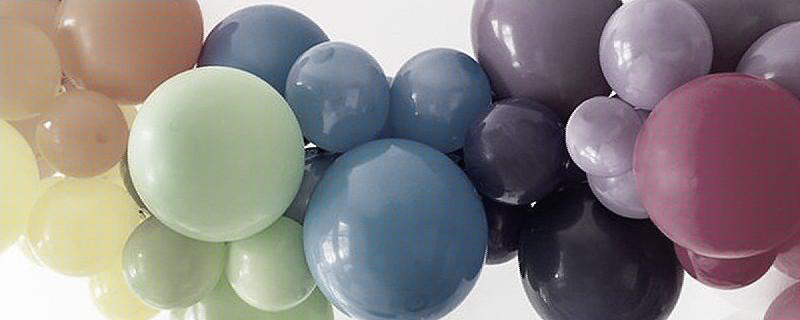
#> input picture tests/balloons.bw.jpg, 800 x 320 px
$ python imsort.py ../tests/balloons.bw.jpg
#> lines starting #> are read from the running program, lines starting #| are printed output that depends on the picture
import argparse
from PIL import Image
import numpy as np

## Keys ##
class Keys(object):
    overall = lambda x: (int(x[0]) + int(x[1]) + int(x[2]))
    red = lambda x: (int(x[0]))
    green = lambda x: (int(x[1]))
    blue = lambda x: (int(x[2]))
    avg = lambda x: (int(x[0]) + int(x[1]) + int(x[2])) / 3
    lum = lambda x: round(int(x[0]) * 299 / 1000 + int(x[1]) * 587 / 1000 + int(x[2]) * 114 / 1000)


def avg(li):
    output = 0
    for i in li:
        x = i
        output += round(int(x[0]) * 299 / 1000 + int(x[1]) * 587 / 1000 + int(x[2]) * 114 / 1000)
    return output / len(li)

def write(im, name, imname):
    arr = np.array(im, dtype=np.uint8)
    im2 = Image.fromarray(arr)

    im2.save(imname[0] + name + imname[len(imname) - 1])

def csort(inp):
    return sorted(inp, key=Keys.lum)

def clsort(img):
    output = []
    # for row in img:
    return sorted(img, key=lambda x: (avg(x)))

# def


## Create an args parser ##
parser = argparse.ArgumentParser()
parser.add_argument("img", help="Path to desired image")
args = parser.parse_args()

## Load the image ##
try:
    im = Image.open(args.img)
#> im is the input picture: PIL image 800x320 RGB; mean R, G, B 137.4, 130.9, 130.8
except FileNotFoundError:
    print("Invalid file")
    exit(1)
print(f"Loaded {args.img}")

## Build colour map ##
raw_im = np.asarray(im)

# [12 lines of commented-out code are left out]
sr_im = []

for i, row in enumerate(raw_im):
    # sr_cl = []

    sr_im.append(csort(row))
#> after the loop, sr_im = 320 items

    # [28 lines of commented-out code are left out]

sr_im = clsort(sr_im)

## Output image ##
imname = args.img.split(".")

write(sr_im, ".sr.", imname)
#> in write, `arr = np.array(im, dtype=np.uint8)`:
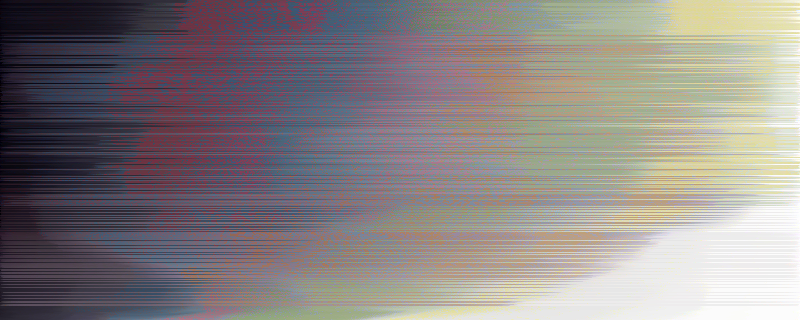
#> arr: shape (320, 800, 3); mean of channels 0, 1, 2 137.4, 130.9, 130.8; drawn as R, G, B

$ run again, on tests/balloons.sr.jpg
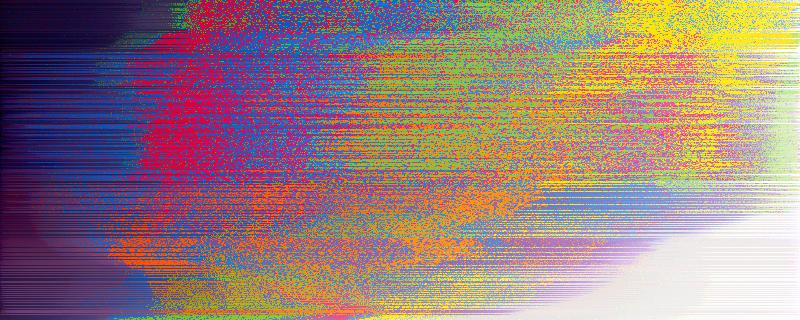
#> input picture tests/balloons.sr.jpg, 800 x 320 px
#> im is the input picture: PIL image 800x320 RGB; mean R, G, B 150.8, 125.2, 124.4
#> after the loop `for i, row in enumerate(raw_im):`: sr_im = 320 items
#> in write, `arr = np.array(im, dtype=np.uint8)`:
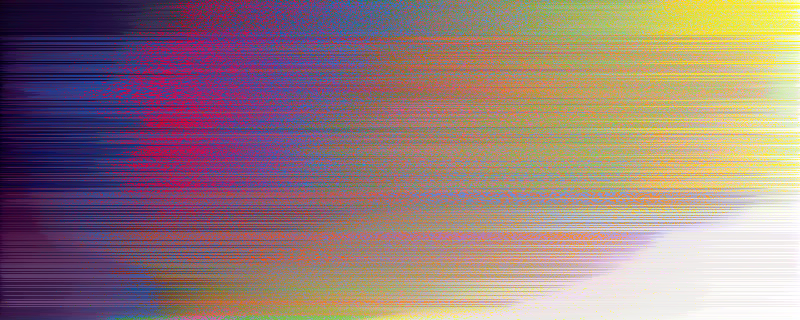
#> arr: shape (320, 800, 3); mean of channels 0, 1, 2 150.8, 125.2, 124.4; drawn as R, G, B

$ run again, on tests/splash.bw.png
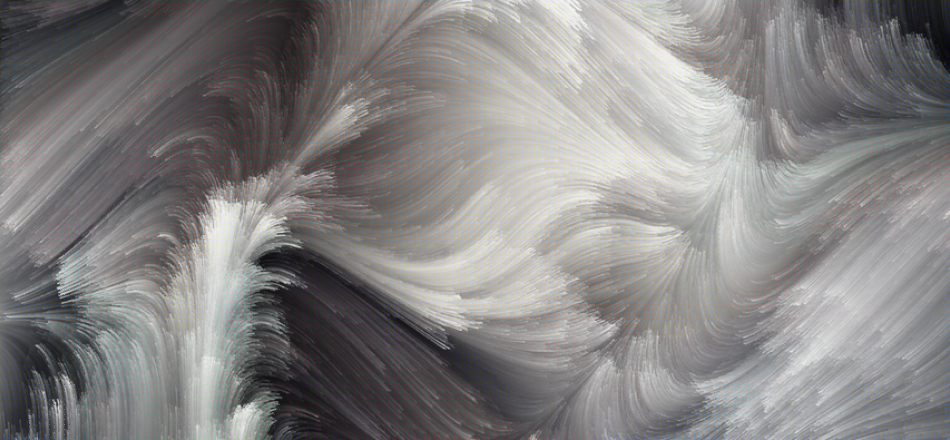
#> input picture tests/splash.bw.png, 950 x 440 px
#> im is the input picture: PIL image 950x440 RGB; mean R, G, B 133.3, 131.4, 131
#> after the loop `for i, row in enumerate(raw_im):`: sr_im = 440 items
#> in write, `arr = np.array(im, dtype=np.uint8)`:
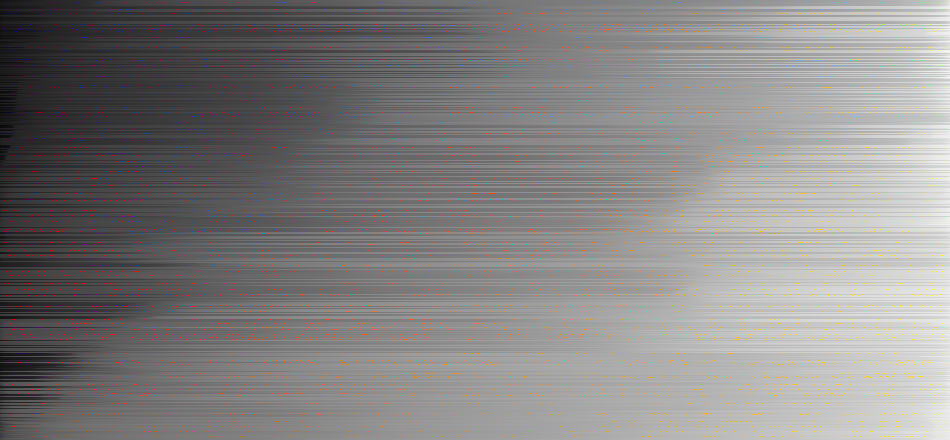
#> arr: shape (440, 950, 3); mean of channels 0, 1, 2 133.3, 131.4, 131; drawn as R, G, B

$ run again, on tests/splash.sq.png
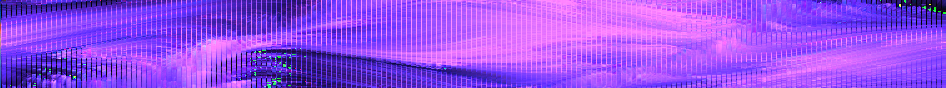
#> input picture tests/splash.sq.png, 946 x 88 px
#> im is the input picture: PIL image 946x88 RGB; mean R, G, B 151.6, 78.2, 236.8
#> the loop `for i, row in enumerate(raw_im):` made 88 passes
#> after the loop `for i, row in enumerate(raw_im):`: sr_im = 88 items
#> in write, `arr = np.array(im, dtype=np.uint8)`:
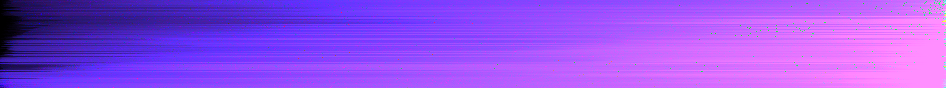
#> arr: shape (88, 946, 3); mean of channels 0, 1, 2 151.6, 78.2, 236.8; drawn as R, G, B
